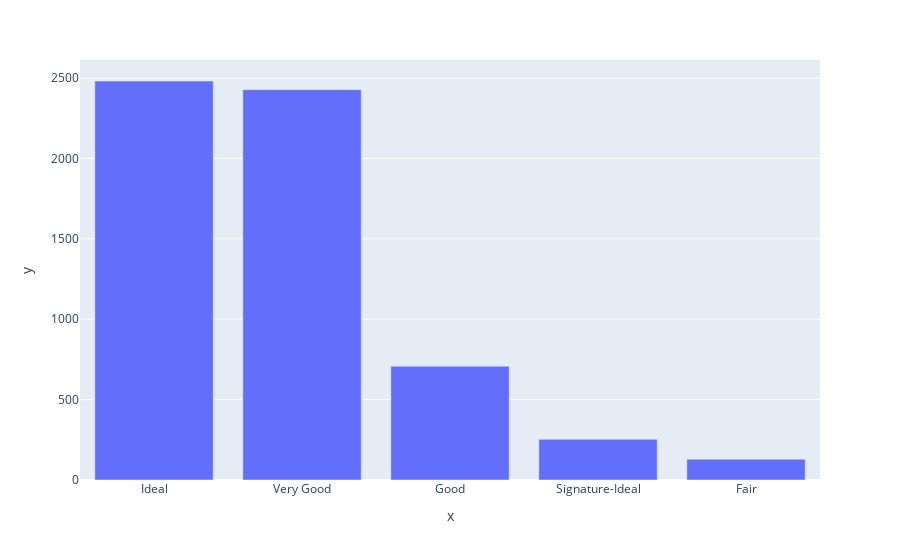

Notebook source saved alongside this figure:
### Code cell
import plotly.express as px
cut_counts = data['Cut'].value_counts()
fig = px.bar(x=cut_counts.index, y=cut_counts.values)
fig.show()

### Figure 1 — Plotly figure (JSON) as saved in the notebook; plotly's stock layout.template omitted (floating-point values rounded to 4 significant figures)
{"data": [{"alignmentgroup": "True", "hovertemplate": "x=%{x}<br>y=%{y}<extra></extra>", "legendgroup": "", "marker": {"color": "#636efa", "pattern": {"shape": ""}}, "name": "", "offsetgroup": "", "orientation": "v", "showlegend": false, "textposition": "auto", "type": "bar", "x": ["Ideal", "Very Good", "Good", "Signature-Ideal", "Fair"], "xaxis": "x", "y": [2482, 2428, 708, 253, 129], "yaxis": "y"}], "layout": {"barmode": "relative", "legend": {"tracegroupgap": 0}, "margin": {"t": 60}, "xaxis": {"anchor": "y", "domain": [0, 1], "title": {"text": "x"}}, "yaxis": {"anchor": "x", "domain": [0, 1], "title": {"text": "y"}}}}
